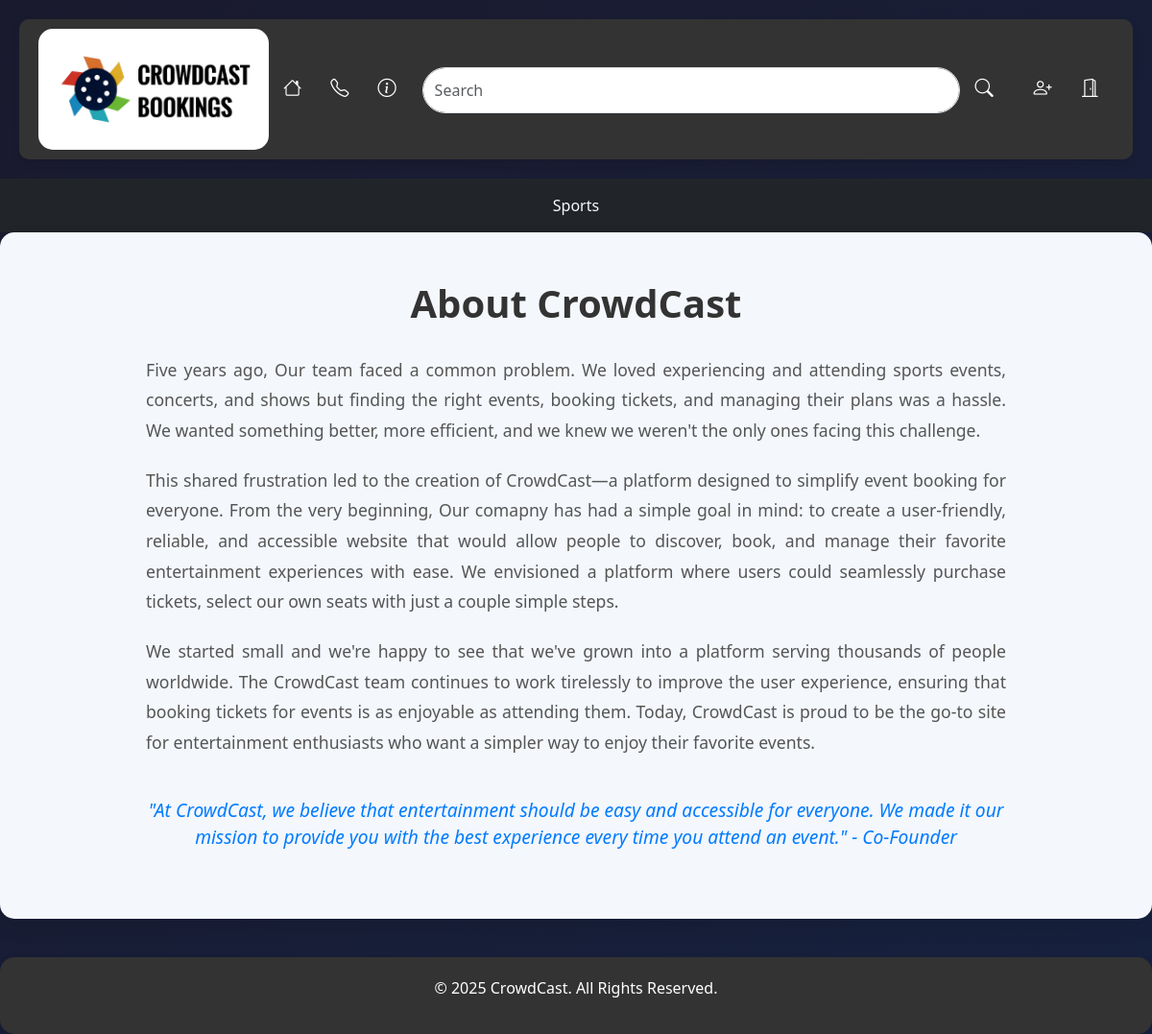
Page /about/ on the earlier database version.
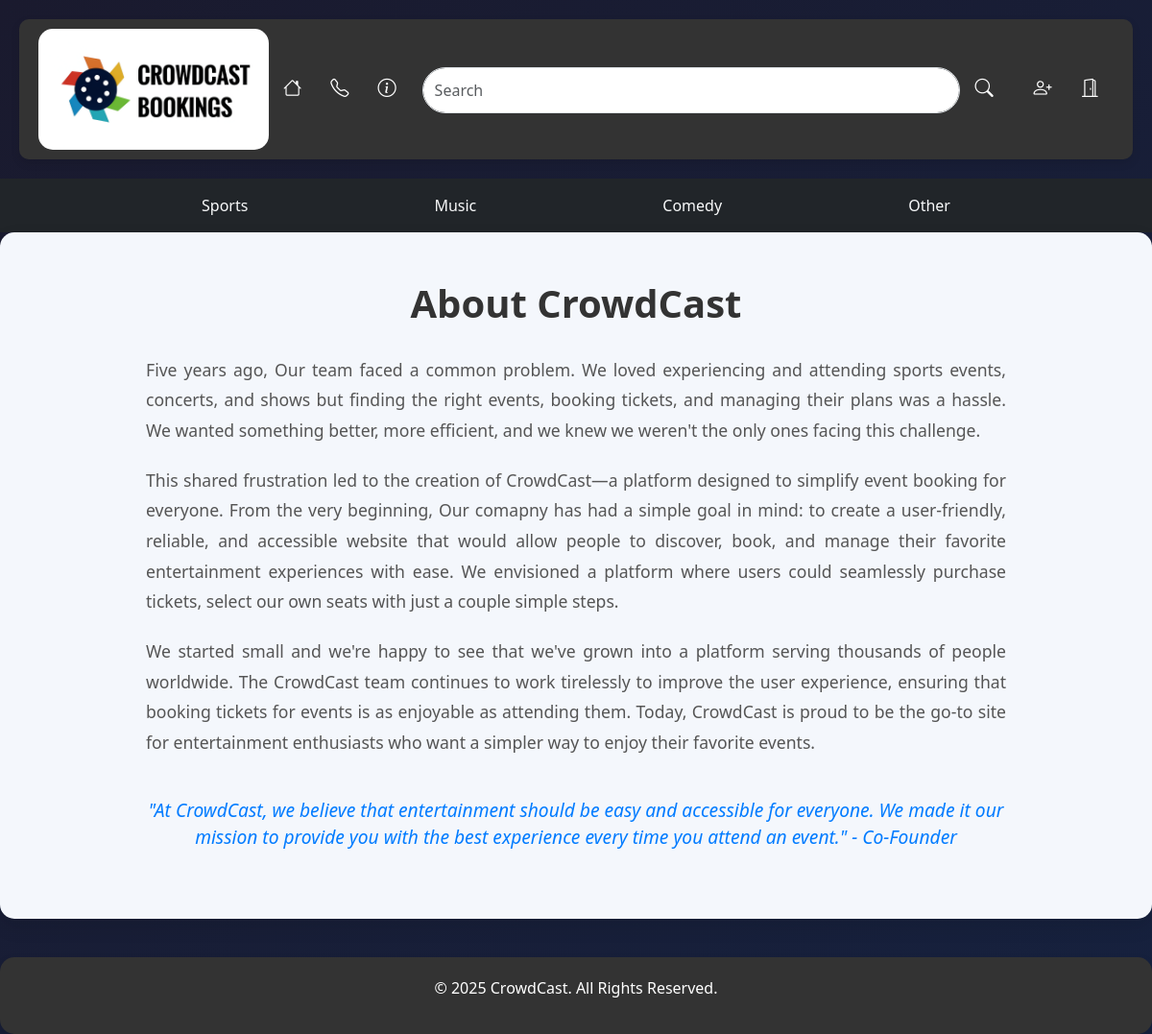
Same page on the later database version.
### tickets/models.py (models this page shows, shortened)
class EventType(models.Model):
    id = models.UUIDField(
        primary_key=True,
        default=uuid.uuid4,
        editable=False)
    name = models.CharField(max_length=250, unique=True)

### tickets/views.py (the view)
# urls.py: path('about/', views.about, name='about'),
def about(request):
    return render(request, 'about.html')

### cartapp/context_processors.py (called while the page is built)
def counter(request):
    item_count = 0
    if 'admin' in request.path:
        return {}
    else:
        try:
            cart = Cart.objects.filter(cart_ID=cart_id_(request))
            cart_items = CartItem.objects.all().filter(cart=cart[:1])
            for cart_item in cart_items:
                item_count += cart_item.quantity
        except Cart.DoesNotExist:
            item_count = 0
    return {'item_count':item_count}

### cartapp/views.py (called while the page is built)
def cart_id_(request):
    cart = request.session.session_key
    if not cart:
        cart = request.session.create()
    return cart

### tickets/context_processors.py (called while the page is built)
def eventtype_list(request):
    return {'eventtype_list': EventType.objects.all()}

def event_list(request):
    return {'event_list': Event.objects.all()}

def ticket_list(request):
    return {'ticket_list': Ticket.objects.all()}

### tickets/templates/about.html (shortened to what this page needs)
{% extends 'base.html' %}
{% block content %}
<section class="about-section">
    <div class="container">
        <h1 class="about-heading">About CrowdCast</h1>
        <p class="about-description">
            Five years ago, Our team faced a common problem. We loved experiencing and attending sports events, concerts, and shows but finding the right events, booking tickets, and managing their plans was a hassle. We wanted something better, more efficient, and we knew we weren't the only ones facing this challenge.
        </p>
        <p class="about-description">
            This shared frustration led to the creation of CrowdCast—a platform designed to simplify event booking for everyone. From the very beginning, Our comapny has had a simple goal in mind: to create a user-friendly, reliable, and accessible website that would allow people to discover, book, and manage their favorite entertainment experiences with ease. We envisioned a platform where users could seamlessly purchase tickets, select our own seats with just a couple simple steps.
        </p>
        <p class="about-description">
            We started small and we're happy to see that we've grown into a platform serving thousands of people worldwide. The CrowdCast team continues to work tirelessly to improve the user experience, ensuring that booking tickets for events is as enjoyable as attending them. Today, CrowdCast is proud to be the go-to site for entertainment enthusiasts who want a simpler way to enjoy their favorite events.
        </p>
        <p class="about-quote">
            "At CrowdCast, we believe that entertainment should be easy and accessible for everyone. We made it our mission to provide you with the best experience every time you attend an event." - Co-Founder
        </p>
    </div>
</section>
{% endblock %}

### tickets/templates/nav-bar.html
<div class="navbar-dark bg-dark" style="text-align: center; padding: 1em;">
    <ul class="d-flex justify-content-evenly" style="list-style: none; padding: 0; margin: 0;">
        {% for eventtype in eventtype_list %}
            <li>
                <a class="dropdown-item text-light" href="{% url 'events_by_eventtype' eventtype.pk %}">
                    {{ eventtype.name }}
                </a>
            </li>
        {% endfor %}
    </ul>
</div>

Differences in the rows shown:
added EventType: name "Music"
added EventType: name "Comedy"
added EventType: name "Other"
